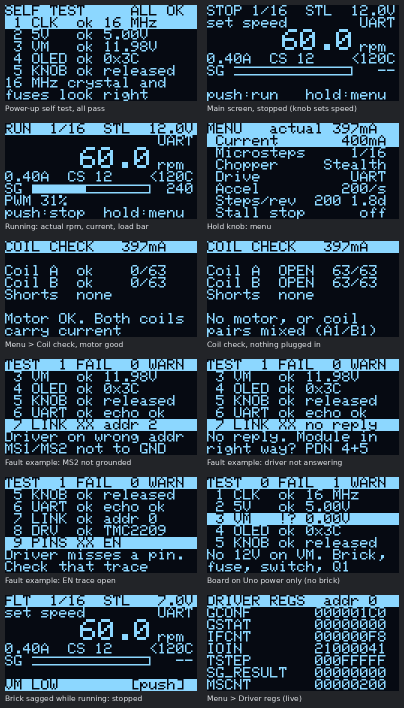
#> input picture docs/images/sim-screens.png, 808 x 1416 px, given in place of happy_post.pgm, which was not available (shown at 1/2 size)
$ python sheet.py
#> lines starting #> are read from the running program, lines starting #| are printed output that depends on the picture
#!/usr/bin/env python3
"""Labeled reference sheet of simulated OLED screens (docs/images/sim-screens.png).

usage: python3 tools/sim/sheet.py [out_dir] [output.png]
       defaults: build/sim/out  docs/images/sim-screens.png
Run tools/sim/run_all.sh first so the .pgm screen dumps exist. Needs Pillow.
"""
import os
import sys
from PIL import Image, ImageDraw, ImageFont

ROOT = os.path.abspath(os.path.join(os.path.dirname(__file__), "..", ".."))
out_dir = sys.argv[1] if len(sys.argv) > 1 else os.path.join(ROOT, "build", "sim", "out")
dest = sys.argv[2] if len(sys.argv) > 2 else os.path.join(ROOT, "docs", "images", "sim-screens.png")

items = [
    ("happy_post", "Power-up self test, all pass"),
    ("happy_main_stopped", "Main screen, stopped (knob sets speed)"),
    ("happy_main_running", "Running: actual rpm, current, load bar"),
    ("happy_menu_top", "Hold knob: menu"),
    ("happy_coil", "Menu > Coil check, motor good"),
    ("nomotor_coil", "Coil check, nothing plugged in"),
    ("addr2_post", "Fault example: MS2 not grounded"),
    ("notmc_post", "Fault example: driver not answering"),
    ("enbroken_post", "Fault example: EN trace open"),
    ("novm_post", "Board on Uno power only (no brick)"),
    ("vmdrop_fault", "Brick sagged while running: stopped"),
    ("happy_regs", "Menu > Driver regs (live)"),
]
S = 3
try:
    font = ImageFont.truetype("/usr/share/fonts/truetype/dejavu/DejaVuSans.ttf", 15)
except Exception:
    font = ImageFont.load_default()
tiles = []
for name, label in items:
    im = Image.open(os.path.join(out_dir, f"{name}.pgm")).convert("L").resize((128 * S, 64 * S), Image.NEAREST)
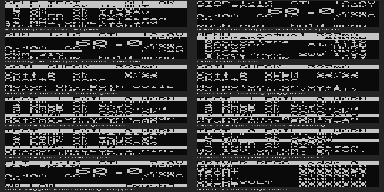
#> im: PIL image 384x192 L; min 10, max 228, mean 59.7
    rgb = Image.new("RGB", im.size, (6, 10, 18))
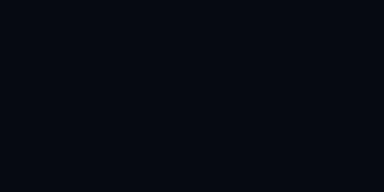
#> rgb: PIL image 384x192 RGB; mean R, G, B 6, 10, 18
    px, dst = im.load(), rgb.load()
    for y in range(im.size[1]):
        for x in range(im.size[0]):
            if px[x, y]:
                dst[x, y] = (140, 215, 255)
    tile = Image.new("RGB", (128 * S + 20, 64 * S + 44), (34, 36, 40))
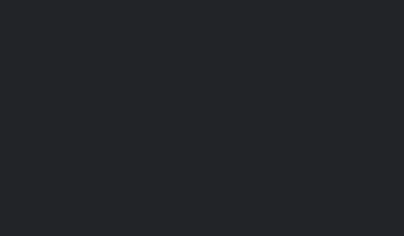
#> tile: PIL image 404x236 RGB; mean R, G, B 34, 36, 40
    tile.paste(rgb, (10, 10))
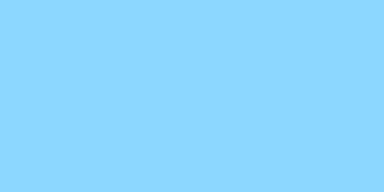
#> rgb: PIL image 384x192 RGB; mean R, G, B 140, 215, 255
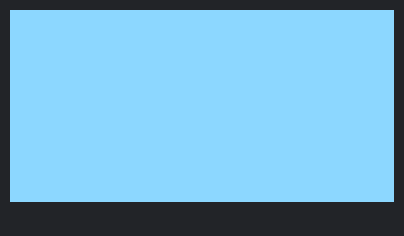
#> tile: PIL image 404x236 RGB; mean R, G, B 116, 174.4, 206.3
    ImageDraw.Draw(tile).text((10, 64 * S + 16), label, fill=(225, 228, 232), font=font)
#> (the run stopped early here; a loop or call above may not have finished)
